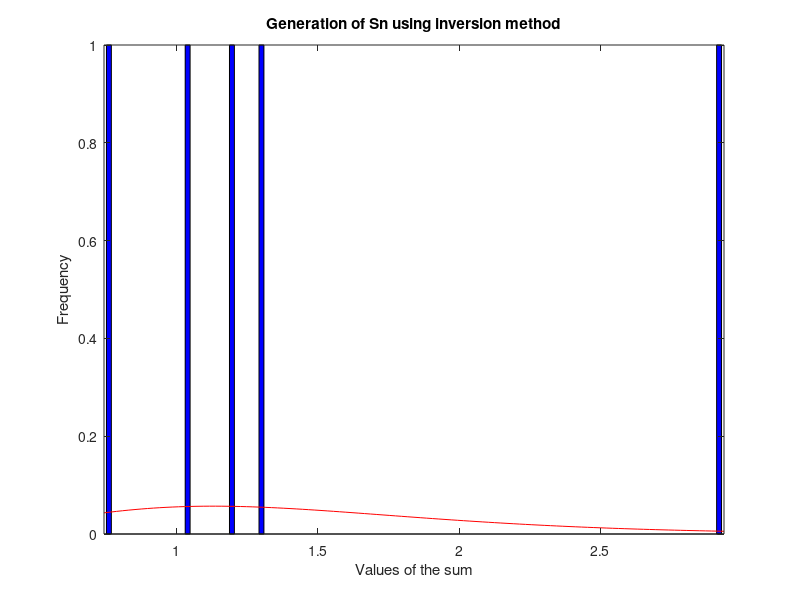
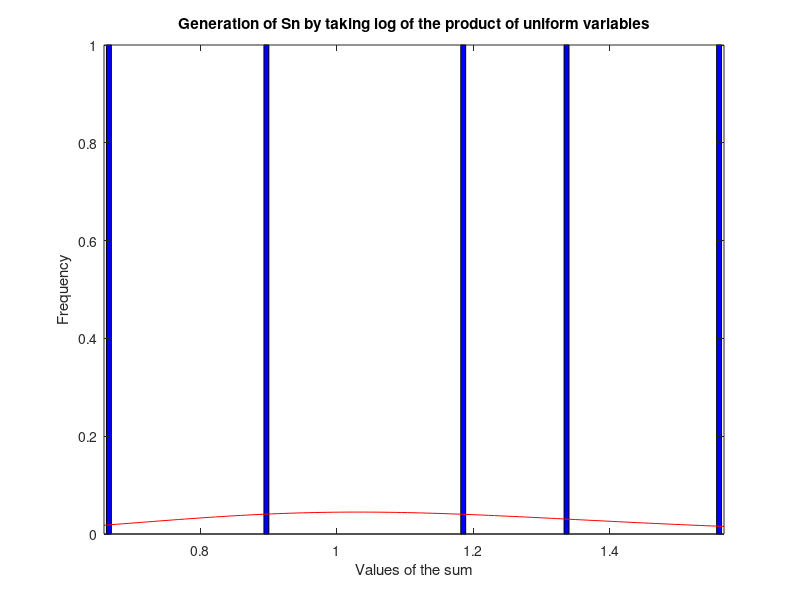
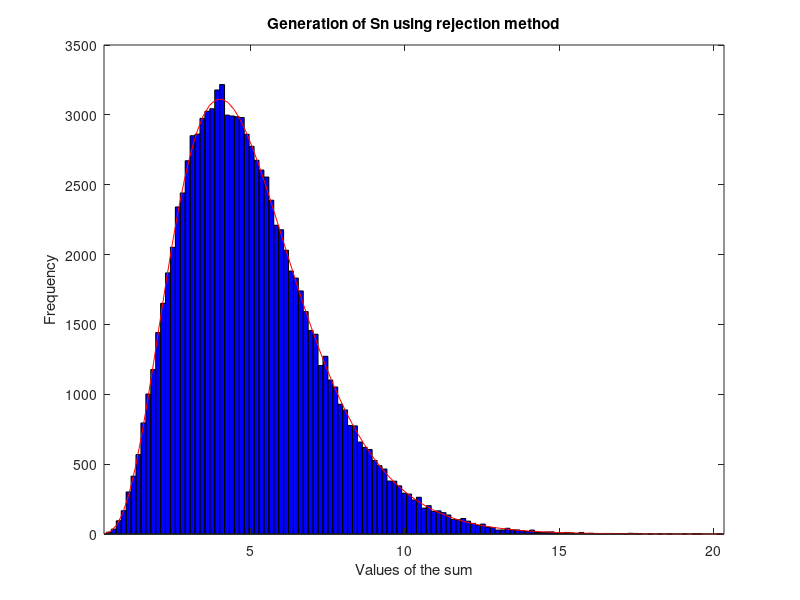

MATLAB code to generate these figures, in order:
clc;
close all;
clear all;

%--------------------------------------------------------------------------
%% Project 6: Part A
% Aim: To generate the sum of exponential random variables using the
% inversion method
% A list of the variables used: 

% 1. n: The number of times the trial is to be run. Input by the user 
% 2. s: The variable which stores the sum of 5 exponential random variables
% 3. k: The variable which stores the length of the sequence to be summed
%       up
% 4. u: The variable which stores the inital uniform variable
% 5. x: The variable whcih stores the exponential random variable
% 6. lambda: The variable which stores the mean of the exponential variable
% 7. mean: Mean of the summed exponential variable
% 8. va: Variance of the summed exponential variable

%--------------------------------------------------------------------------

%Initialization section
n = input('Enter the maximum number of trials you want to run: ');
k = input('Enter the length of the sequence to be summed up: ');
lambda = input('Enter the value of lambda (The mean): ');
s=zeros(1,n);
disp('The values generated by the inversion method: ')
tic

%Loop for generating sum starts
for i=1:n
    u=rand(1,k);          %Generate a uniformly distributed random variable
    x=-log(1-u)/lambda;   %Generate the exponentially distributed random 
                          %variable using the inversion method
    s(i) = sum(x);        %Sum the new random variables up
end
toc

%Display Section
figure
histfit(s, 125, 'gamma')
xlabel('Values of the sum')
ylabel('Frequency')
title('Generation of Sn using inversion method')

mean=sum(s)/length(s);
va=var(s);
disp('Mean by summing up the exponential variables is: ')
disp(mean)
disp('Variance is summing up the exponential variables is: ')
disp(va)

%--------------------------------------------------------------------------
%% Project 6: Part B

% Aim: To generate the sum of exponential random variables using the
% inversion method by taking the log of the product of uniform variables
% A list of the variables used: 

% 1. n: The number of times the trial is to be run. Input by the user 
% 2. s: The variable which stores the sum of 5 exponential random variables
% 3. k: The variable which stores the length of the sequence to be summed
%       up
% 4. u: The variable which stores the inital uniform variable
% 5. sd: The variable whcih stores the log of the sum of the exponential
%        random variable
% 6. lambda: The variable which stores the mean of the exponential variable
% 7. mean: Mean of the summed exponential variable
% 8. va: Variance of the summed exponential variable

%--------------------------------------------------------------------------

%Initialization section
disp('The values generated by taking log of product of uniformly generated random variable: ')
sd=ones(1,n);
tic

%Loop starts
for i=1:n
    u=rand(1,k);          %Generate a uniformly distributed random variable
    for j = 1:k
        sd(i)=sd(i)*u(j); %The sum is the log of the product. sd stores the
                          %the product of the uniform random variable
    end
end
s=-log(sd)/lambda;        %Take the log of the product and divide by lambda
toc

%Display Section
figure
histfit(s, 125, 'gamma')
xlabel('Values of the sum')
ylabel('Frequency')
title('Generation of Sn by taking log of the product of uniform variables')

mean=sum(s)/length(s);
va=var(s);
disp('Mean by taking the log of uniform variables: ')
disp(mean)
disp('Variance by taking the log of uniform variables: ')
disp(va)

%--------------------------------------------------------------------------
%% Project 6: Part C

% Aim: To generate the sum of exponential random variables using the
% inversion method by taking the log of the product of uniform variables
% A list of the variables used: 

% 1 . n: The number of times the trial is to be run. Input by the user 
% 2 . s: The variable which stores the sum of 5 exponential random variables
% 3 . k: The variable which stores the length of the sequence to be summed
%       up
% 4 . y: The variable which stores the inital uniform variable
% 5 . u: The variable which stores the exponential random generated with
%       given g(x)
% 6 . lambda: The variable which stores the mean of the exponential variable
% 8 . mean: Mean of the summed exponential variable
% 9 . va: Variance of the summed exponential variable
% 10. mu: The mean of the exponential variable given by g(x)
% 11. s: The variable which stores the accepted random variable value
% 12. count: Iterative variable to store the value of generated random
%            variable
%--------------------------------------------------------------------------
mu = 1/k;                                 %The value of mu for maximising c
c = lambda^k*k^k*exp(-k+1)/factorial(k-1);%The maximum value of c
count = 1;
const = lambda^k/(c*factorial(k-1)*mu);   %The constant term in calculating
                                          %h(x)/g(x)

%Loop starts
disp('The values generated by the rejection method: ')
tic
while(count ~= 100000)
    y = rand();                           %A uniform random variable used 
                                          %for the rejection method
    u = rand();                           %A uniform random variable used 
                                          %to generate the exponential
                                          %random variable
    u = -1/mu*(log(1 - u));               %Generation of the 
                                          %exponential random variable
    if (y <= const*u^(k-1)*exp(-u*(1-mu)))%Checking the rejection condition
        s(count) = u;                     %If the rejection condition is
                                          %satisfied, accept the generated 
                                          %random variable
        count = count + 1;
    end
end
toc

%Display Secion
figure 
histfit(s, 125, 'gamma')
xlabel('Values of the sum')
ylabel('Frequency')
title('Generation of Sn using rejection method')


mean=sum(s)/length(s);
va=var(s);
disp('Mean is: ')
disp(mean)
disp('Variance is: ')
disp(va)
    